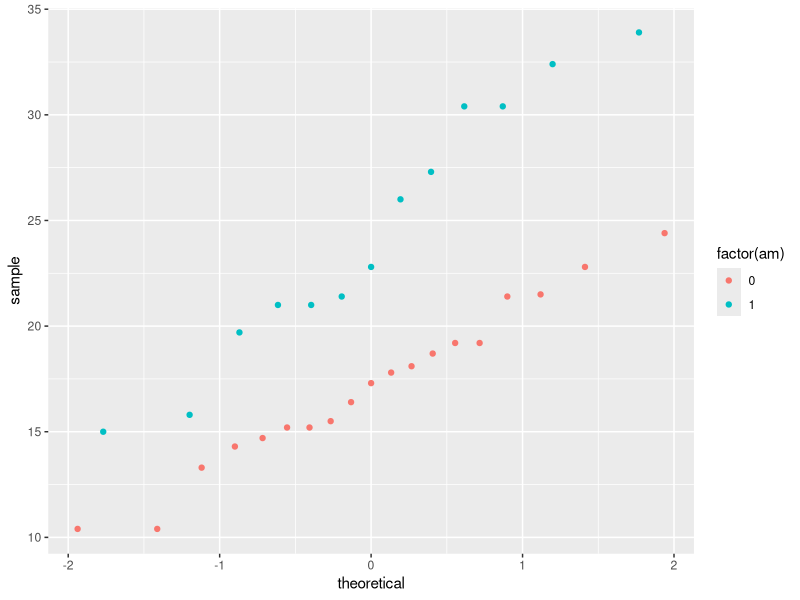
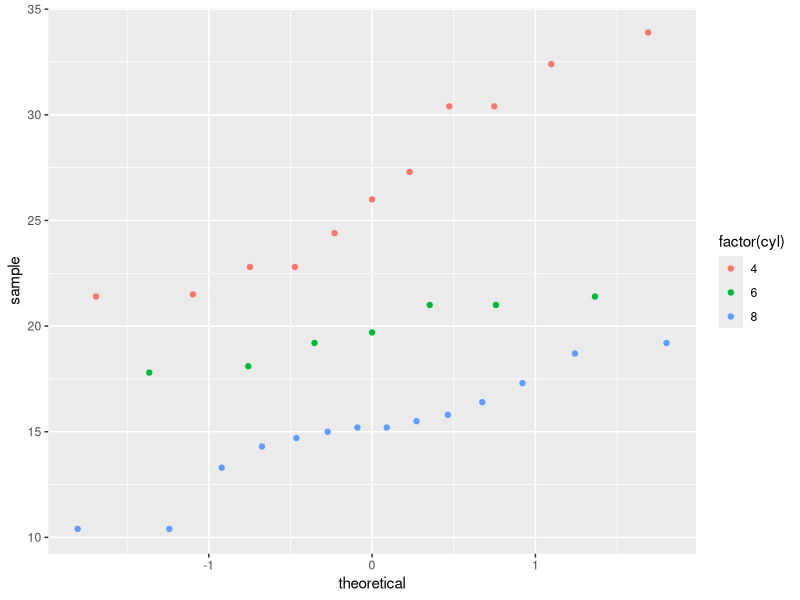
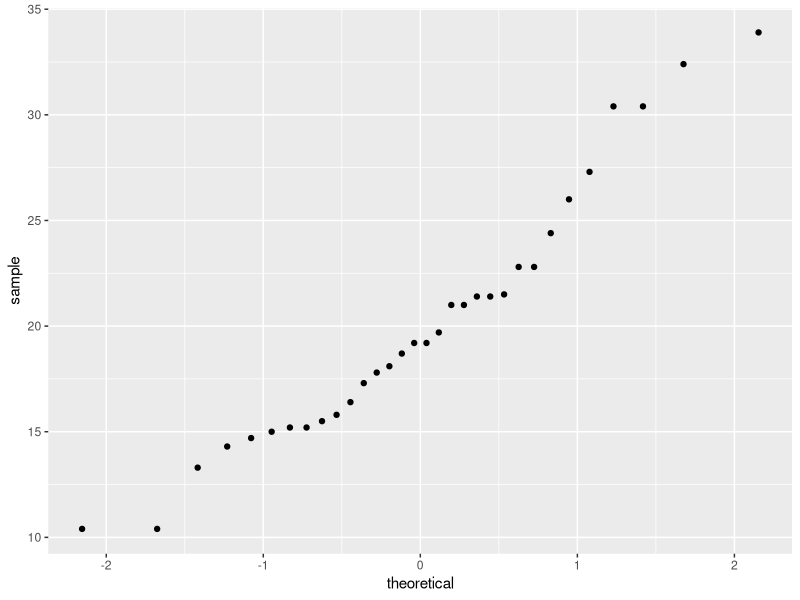

R code for these plots, in order:
## ---- chunk 1
knitr::opts_chunk$set(echo = TRUE)
## ---- chunk 2
require(datasets)
require(ggplot2)
## ---- chunk 3
data("mtcars")
head(mtcars, 3)
## ---- chunk 4
rbind(
    shapiro.test(mtcars$mpg[mtcars$cyl == 4]),
    shapiro.test(mtcars$mpg[mtcars$cyl == 6]),
    shapiro.test(mtcars$mpg[mtcars$cyl == 8]),
    shapiro.test(mtcars$mpg[mtcars$am == 0]),
    shapiro.test(mtcars$mpg[mtcars$am == 1]),
    shapiro.test(mtcars$mpg)
)[, c("data.name", "p.value")]
## ---- chunk 5
g = ggplot(mtcars)
g + stat_qq(aes(sample = mpg, colour = factor(am)))
g + stat_qq(aes(sample = mpg, colour = factor(cyl)))
g + stat_qq(aes(sample = mpg))
